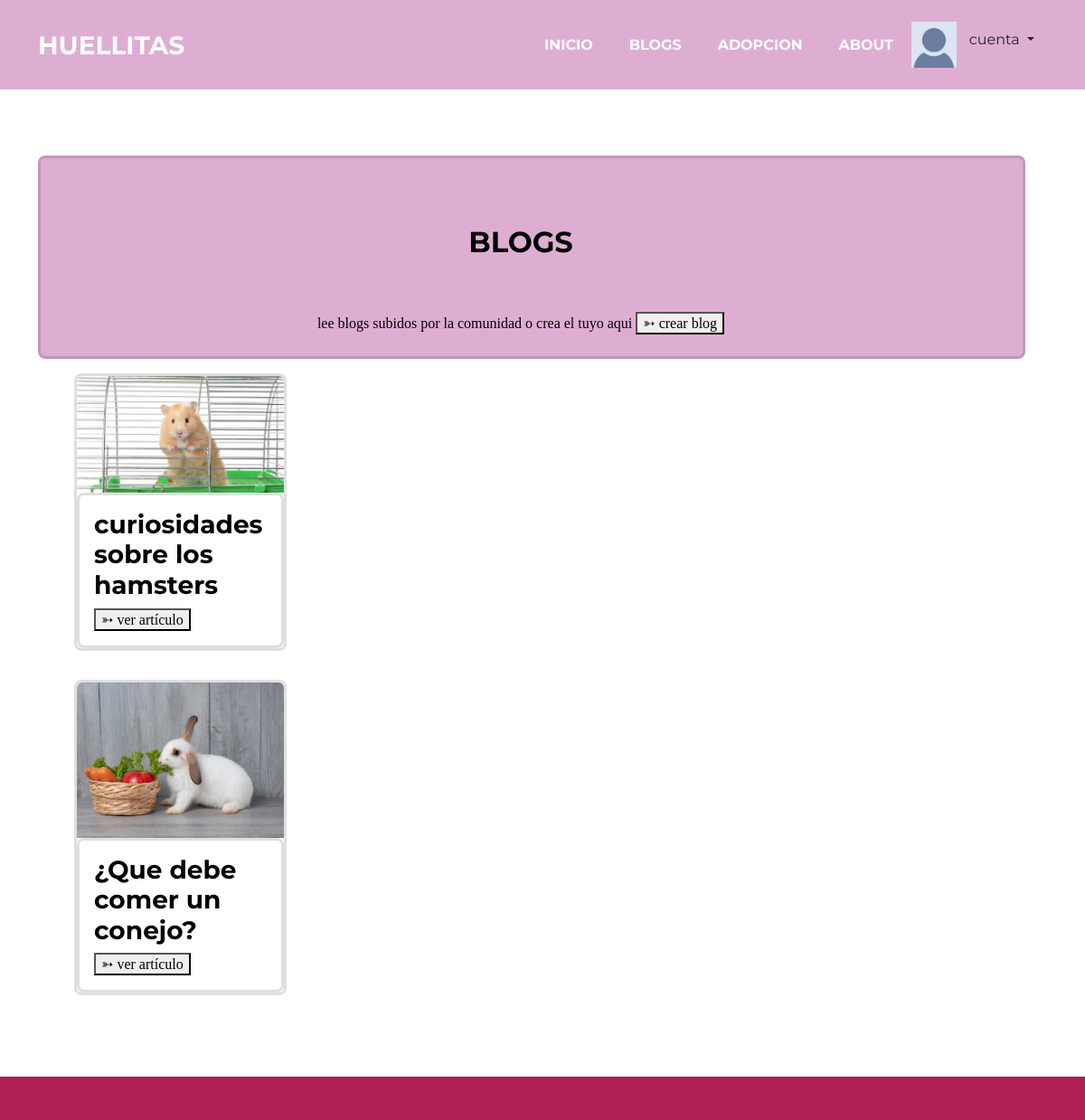
/blogs/ (signed in), run on the app's committed database.
### blog/models.py (models this page shows, shortened)
class blog(models.Model):
    titulo = models.CharField(max_length=200)
    descripcion = models.TextField()
    imagen = models.ImageField(upload_to='blogs', null = True)
    owner = models.ForeignKey(to=User, on_delete=models.CASCADE, null=True)

### blog/views.py (the view)
# urls.py: path('blogs/', views.blogs, name="blogs"),
def blogs(request):
    blogs = blog.objects.all()
    return render(request, 'blogs.html', {
        'blogs': blogs
    })

### blog/templates/blogs.html
{% extends 'base.html' %}
{% load static %}
{% block content %}
<header class="row card bg-primary text-white text-center">
    <div class="row my-4 text-center">
    <h2 class="text-center text-uppercase">blogs</h2>
    <div class="text-center">lee blogs subidos por la comunidad o crea el tuyo aqui <a href="{% url 'crear blogs' %}"> <button> ➳ crear blog</button></a> </div>
</header>
{% for blog in blogs %}
<div class="container">
    <div class="row-cols-auto">
        <div class="col-md-3 p-3">
            <div class="card bg-black card-project">
                {% if blog.imagen %}
                <img src="{{ blog.imagen.url }}" class="card-img-top" />
                {% endif %}
                <div class="portfolio-item-caption d-flex align-items-center justify-content-center h-100 w-100">
                    <div class="card card-body">
                        <h3>{{ blog.titulo }}</h3>
                        <a href="{% url 'contenido_blog' blog.id %}">
                        <button> ➳ ver artículo </button>
                        </a>
                    </div>
                </div>
            </div>
        </div>
    </div>
</div>
    {% endfor %}
{% endblock %}

### data on the page
blog: imagen (picture), titulo "curiosidades sobre los hamsters"
blog: imagen (picture), titulo "¿Que debe comer un conejo?"
